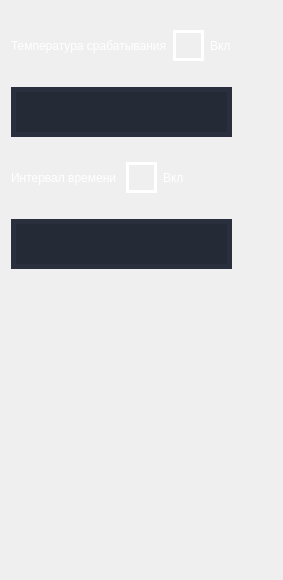
        <widget class="QWidget" name="tab_2">
         <attribute name="title">
          <string>вентилятор</string>
         </attribute>
         <layout class="QGridLayout" name="gridLayout">
          <item row="3" column="0">
           <widget class="QLineEdit" name="lineEdit_10">
            <property name="minimumSize">
             <size>
              <width>200</width>
              <height>50</height>
             </size>
            </property>
            <property name="maximumSize">
             <size>
              <width>250</width>
              <height>50</height>
             </size>
            </property>
            <property name="styleSheet">
             <string notr="true">	background-color: rgb(36, 42, 54);
	border-style: solid;
	border-color: rgb(41, 47, 61);
	border-width: 5px;
	color: rgb(255, 255, 255);
	font: 20pt &quot;Nunito-Regular&quot;;
</string>
            </property>
           </widget>
          </item>
          <item row="2" column="0">
           <layout class="QHBoxLayout" name="horizontalLayout_12">
            <item>
             <widget class="QLabel" name="label_15">
              <property name="minimumSize">
               <size>
                <width>70</width>
                <height>70</height>
               </size>
              </property>
              <property name="styleSheet">
               <string notr="true">background-color: rgba(255, 255, 255, 0);
color: rgb(255, 255, 255);
font: 20pt &quot;Nunito-Regular&quot;;
</string>
              </property>
              <property name="text">
               <string>&lt;html&gt;&lt;head/&gt;&lt;body&gt;&lt;p&gt;Интервал времени                          &lt;/p&gt;&lt;/body&gt;&lt;/html&gt;</string>
              </property>
             </widget>
            </item>
            <item>
             <widget class="QCheckBox" name="checkBox_2">
              <property name="styleSheet">
               <string notr="true">QCheckBox::indicator {
	border-style: solid;
	border-color: rgb(255, 255, 255);
	border-width: 3px;
  	width: 25px;
  	height: 25px;
}
QCheckBox{
	color: rgb(255, 255, 255);
	background-color: rgba(255, 255, 255, 0);
	font: 20pt &quot;Nunito-Regular&quot;;
}
QCheckBox::indicator:checked {
    border: 3px solid;
	background-color: rgb(36, 42, 54);
}</string>
              </property>
              <property name="text">
               <string>Вкл</string>
              </property>
             </widget>
            </item>
           </layout>
          </item>
          <item row="1" column="0">
           <widget class="QLineEdit" name="lineEdit_9">
            <property name="minimumSize">
             <size>
              <width>200</width>
              <height>50</height>
             </size>
            </property>
            <property name="maximumSize">
             <size>
              <width>250</width>
              <height>50</height>
             </size>
            </property>
            <property name="styleSheet">
             <string notr="true">	background-color: rgb(36, 42, 54);
	border-style: solid;
	border-color: rgb(41, 47, 61);
	border-width: 5px;
	color: rgb(255, 255, 255);
	font: 20pt &quot;Nunito-Regular&quot;;
</string>
            </property>
           </widget>
          </item>
          <item row="4" column="0">
           <spacer name="verticalSpacer">
            <property name="orientation">
             <enum>Qt::Vertical</enum>
            </property>
            <property name="sizeType">
             <enum>QSizePolicy::Fixed</enum>
            </property>
            <property name="sizeHint" stdset="0">
             <size>
              <width>20</width>
              <height>300</height>
             </size>
            </property>
           </spacer>
          </item>
          <item row="0" column="0">
           <layout class="QHBoxLayout" name="horizontalLayout_11">
            <item>
             <widget class="QLabel" name="label_10">
              <property name="minimumSize">
               <size>
                <width>50</width>
                <height>70</height>
               </size>
              </property>
              <property name="styleSheet">
               <string notr="true">background-color: rgba(255, 255, 255, 0);
color: rgb(255, 255, 255);
font: 20pt &quot;Nunito-Regular&quot;;
</string>
              </property>
              <property name="text">
               <string>Температура срабатывания</string>
              </property>
             </widget>
            </item>
            <item>
             <widget class="QCheckBox" name="checkBox">
              <property name="styleSheet">
               <string notr="true">QCheckBox::indicator {
	border-style: solid;
	border-color: rgb(255, 255, 255);
	border-width: 3px;
  	width: 25px;
  	height: 25px;
}
QCheckBox{
	color: rgb(255, 255, 255);
	background-color: rgba(255, 255, 255, 0);
	font: 20pt &quot;Nunito-Regular&quot;;
}
QCheckBox::indicator:checked {
    border: 3px solid;
	background-color: rgb(36, 42, 54);
}</string>
              </property>
              <property name="text">
               <string>Вкл</string>
              </property>
             </widget>
            </item>
           </layout>
          </item>
          <item row="2" column="1">
           <spacer name="horizontalSpacer">
            <property name="orientation">
             <enum>Qt::Horizontal</enum>
            </property>
            <property name="sizeType">
             <enum>QSizePolicy::Fixed</enum>
            </property>
            <property name="sizeHint" stdset="0">
             <size>
              <width>40</width>
              <height>20</height>
             </size>
            </property>
           </spacer>
          </item>
         </layout>
        </widget>
